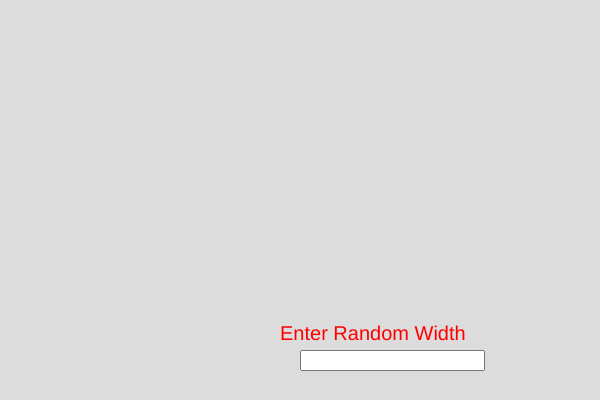
Frame 1 (no input)
Frame 60 (no input): identical to frame 1, image omitted
Frame 120 (the mouse pressed at the canvas centre since frame 60): identical to frame 1, image omitted

The p5.js sketch that drew this single still picture (run headless with seeded random() and noise() and a simulated clock; from frame 60 on, the mouse is pressed at the canvas centre):

// p5.js sketch
// ── sketch.js
var box1;
var a;

function setup() {
  createCanvas(600, 400);
  box1  = new Box();
  num1 = createInput();
  num1.position(300,350)
 
}

function draw() {
  background(220);

  box1.rectswidth(a);
  box1.display();

  a = parseInt(num1.value());

  textSize(20);
  fill("red");
  text("Enter Random Width",280,340);
  

}


// ── box.js
class Box
  {
    constructor()
    {
      this.x =100;
      this.y = 200
      this.w = 50;
      this.h = 50;
    }
    
    display()
    {
      rect(this.x,this.y,this.w,this.h)
    }
  
    //write function to set the width of the box
    rectswidth(v)
    {
      this.w = v;
    }

  }

  
